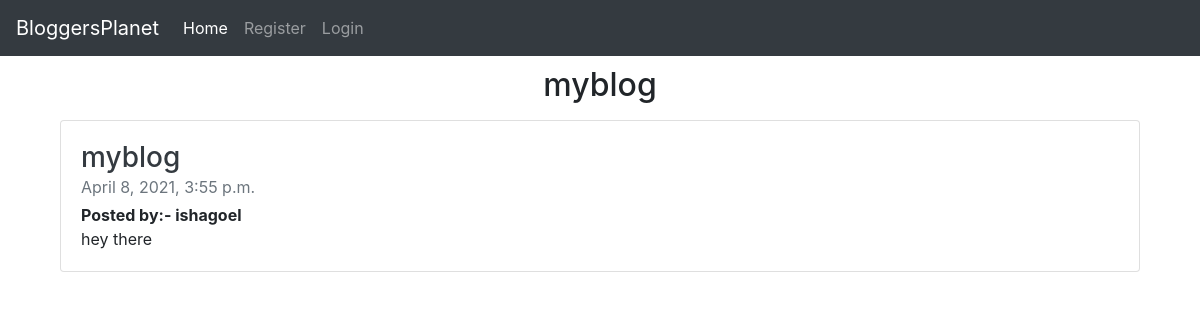
The page /blog_detail/4 on the database its author committed.
### myapp1/models.py (models this page shows, shortened)
class Blog(models.Model):
    user_id=models.ForeignKey(User,on_delete=models.CASCADE)
    title=models.CharField(max_length=150)
    dsc=models.TextField()
    date= models.DateTimeField(auto_now_add=True,null=True)

### myapp1/views.py (the view)
# urls.py: path('blog_detail/<int:id>', views.blog_detail,name='blog_detail'),
def blog_detail(request,id):
    blog=Blog.objects.get(id=id)
    context={'blog':blog}
    return render(request,'blog_detail.html',context)

### templates/blog_detail.html (shortened to what this page needs)
<!DOCTYPE html>
<html lang="en">
<head>
    <link rel="stylesheet" href="https://maxcdn.bootstrapcdn.com/bootstrap/4.0.0/css/bootstrap.min.css">
    <link href="//maxcdn.bootstrapcdn.com/bootstrap/4.0.0/css/bootstrap.min.css" rel="stylesheet" id="bootstrap-css">
</head>
<body>
<nav class="navbar navbar-expand-lg navbar-dark bg-dark">
  <a class="navbar-brand" href="#">BloggersPlanet</a>
  <div class="collapse navbar-collapse" id="navbarSupportedContent">
    <ul class="navbar-nav mr-auto">
      <li class="nav-item active">
        <a class="nav-link" href="/">Home <span class="sr-only">(current)</span></a>
      </li>
      {%if user.is_authenticated%}
      <li class="nav-item">
        <a class="nav-link" href="/">{{request.user}}</a>
      </li>
      {% if user.id == blog.user_id_id%}
      <li class="nav-item">
        <a class="nav-link btn btn-primary mx-3" style="width:60px;" href="/edit/{{blog.id}}">Edit</a>
      </li>
      <li class="nav-item">
        <a class="nav-link btn btn-danger" href="/delete/{{blog.id}}">Delete</a>
      </li>
      {% endif%}
      {% else %}
      <li class="nav-item">
        <a class="nav-link" href="/register">Register</a>
      </li>
      <li class="nav-item">
        <a class="nav-link " href="/login">Login</a>
      </li>
      {%endif%}
    </ul>
  </div>
</nav>
<h2 class="text-center" style="margin:10px;">{{blog.title}} </h2>
<div class="container my-3">
  <div class="col-md-12">
          <div class="card flex-md-row mb-4 box-shadow h-md-250">
            <div class="card-body d-flex flex-column align-items-start">
              <h3 class="mb-0">
                <a class="text-dark" href="#">{{blog.title}}</a>
              </h3>
              <div class="mb-1 text-muted">{{blog.date}}</div>
              <b>Posted by:- {{blog.user_id.username}}</b>
              <p class="card-text mb-auto">{{blog.dsc}}</p>
            </div>
          </div>
        </div>
</div>
</body>
</html>

### rows shown on the page
Blog: title "myblog", date "April 8, 2021, 3:55 p.m.", user_id.username "ishagoel", dsc "hey there"
